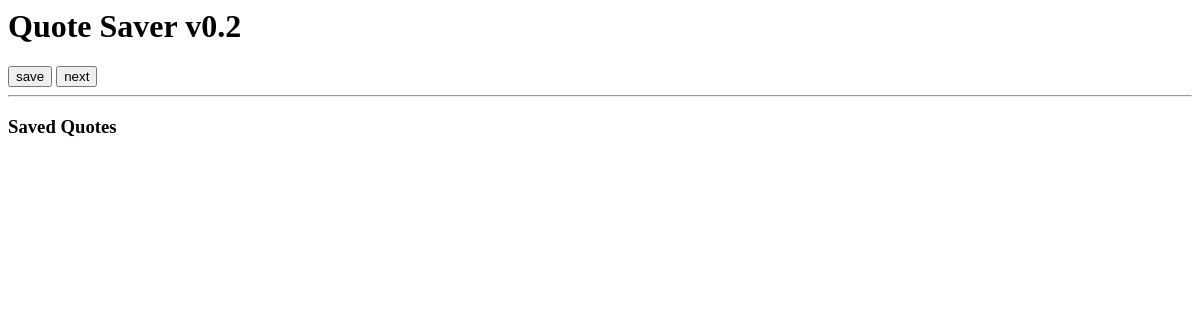
Page /quotes2/ on the earlier database version.
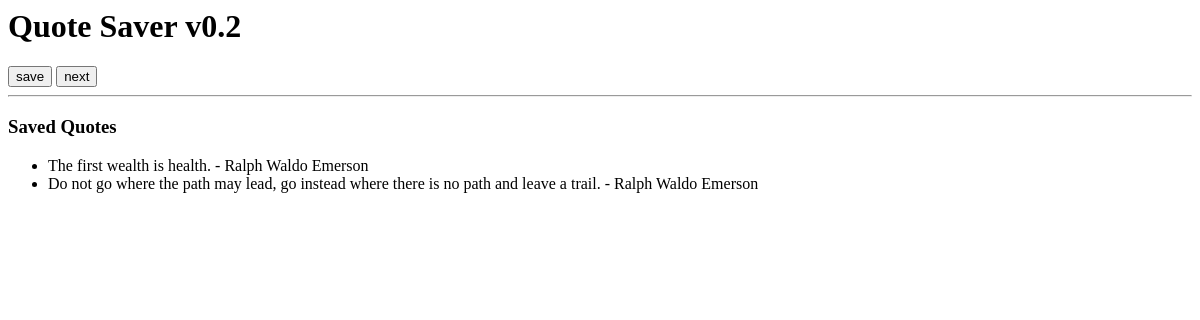
Same page on the later database version.
### quotes2/models.py (models this page shows, shortened)
class Quote(models.Model):
    body = models.CharField(max_length=500)
    author = models.ForeignKey(Author, on_delete=models.CASCADE)

class Author(models.Model):
    name = models.CharField(max_length=200)

### quotes2/views.py (the view)
def index(request):
    quotes = Quote.objects.all()
    return render(request, 'quotes2/index.html', {'quotes':quotes})

### quotes2/templates/quotes2/index.html (shortened to what this page needs)
<h1>Quote Saver v0.2</h1>
<button id="bt_save_quote">save</button>
<button id="bt_next_quote">next</button>
<hr/>
<h3>Saved Quotes</h3>
<ul>
    {% for quote in quotes %}
    <li>{{ quote.body }} - {{ quote.author.name }}</li>
    {% endfor %}
</ul>

Differences in the rows shown:
added Quote: body "The first wealth is health.", author.name "Ralph Waldo Emerson"
added Quote: body "Do not go where the path may lead, go instead where there is no path and leave a trail.", author.name "Ralph Waldo Emerson"
